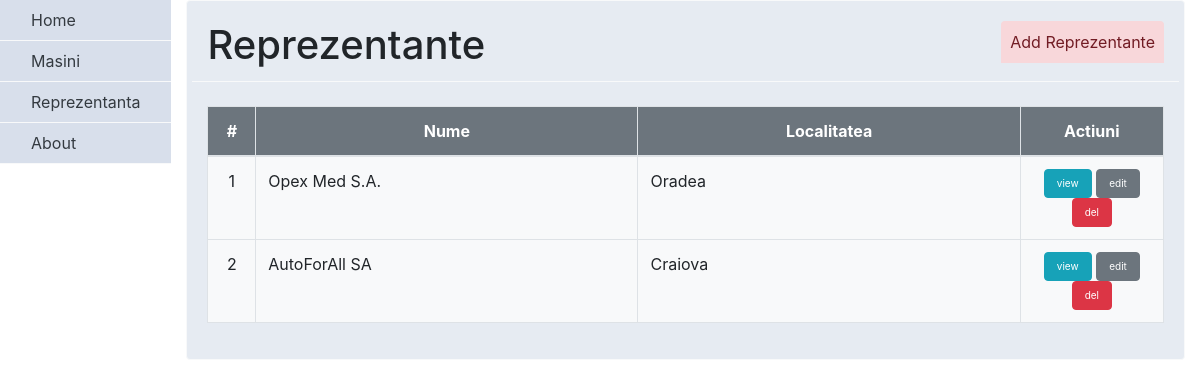
Screenshot of /reprezentanta with the database file from the repository.
### reprezentanta/models.py (models this page shows)
class Reprezentanta(models.Model):
    nume = models.CharField(max_length=255)
    localitate = models.CharField(max_length=255)

### reprezentanta/views.py (the view)
# urls.py: path('', views.index, name='home'),
def index(request):
    return render(request, 'reprezentanta/reprezentanta_index.html', {
        'reprezentante': Reprezentanta.objects.all()
    })

### templates/reprezentanta/reprezentanta_index.html
{% block head %}
{% include "head.html" %}
{% endblock %}
<div class="row border-bottom border-light mb-4">
   <div class="col">
      <div class="h1 card-title">Reprezentante</div>
   </div>
   <div class="col text-right">
      {% include "reprezentanta/toolbar_reprezentanta.html" %}
   </div>
</div>
<div class="table-responsive-sm">
   <table class="table table-bordered bg-light table-hover table-fixed">
      <thead class="bg-secondary text-white">
      <tr>
         <th scope="col" class="text-center" >#</th>
         <th scope="col" class="text-center" >Nume</th>
         <th scope="col" class="text-center" >Localitatea</th>
         <th scope="col" class="text-center" >Actiuni</th>
      </tr>
      </thead>
      <tbody>
      {% for reprezentanta in reprezentante %}
      <tr>
         <td scope="row" width="5%" class="text-center">{{ forloop.counter }}</td>
         <td width="40%"> {{ reprezentanta.nume }} </td>
         <td width="40%">{{ reprezentanta.localitate }} </td>
         <td width="15%" class="text-center">
            <a class="btn btn-info" style="font-size: 10px;" data-toggle="tooltip" data-placement="top" title="view" href="{% url 'reprezentanta_show' reprezentanta.id %}"> view </a>
            <a class="btn btn-secondary" style="font-size: 10px;" data-toggle="tooltip" data-placement="top" title="edit" href="{% url 'reprezentanta_form' reprezentanta.id %}"> edit </a>
            <p class="btn btn-danger mb-0" style="font-size: 10px;" data-toggle="tooltip" data-placement="top" title="delete" onclick="confirmRemove('{% url 'reprezentanta_delete' reprezentanta.id %}')"> del </p>
         </td>
         {% endfor %}
      </tr>
      </tbody>
   </table>
</div>
{% block footer %}
{% include "footer.html" %}
{% endblock %}

### rows the page displays
Reprezentanta: nume "Opex Med S.A.", localitate "Oradea"
Reprezentanta: nume "AutoForAll SA", localitate "Craiova"
